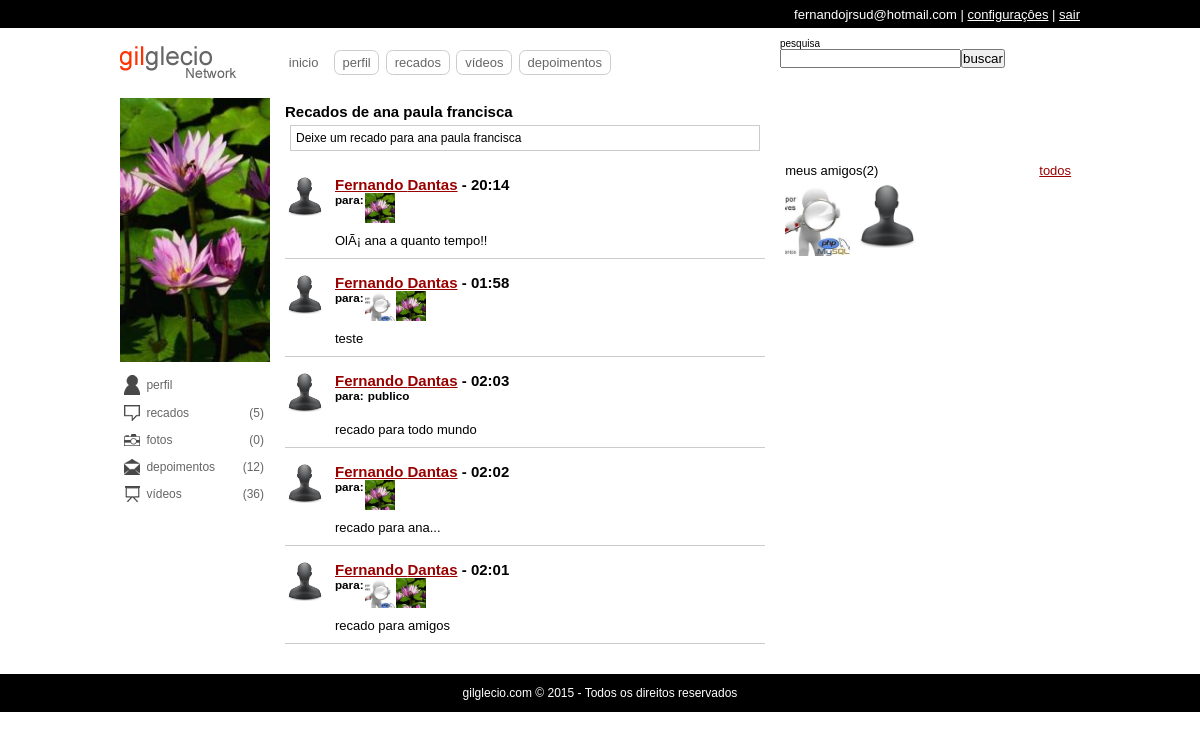
Page /recados.php?uid=3 (signed in) on the committed database.
### tables this page shows
CREATE TABLE IF NOT EXISTS `usuarios` (
`id` int(11) NOT NULL,
  `email` varchar(64) NOT NULL,
  `senha` varchar(128) NOT NULL,
  `nome` varchar(32) NOT NULL,
  `sobrenome` varchar(64) NOT NULL,
  `nascimento` date NOT NULL,
  `sexo` varchar(10) NOT NULL,
  `imagem` varchar(128) DEFAULT NULL,
  `status` int(1) NOT NULL DEFAULT '0',
  `cadastro` date NOT NULL,
  `nivel` int(1) NOT NULL DEFAULT '0'
);

CREATE TABLE IF NOT EXISTS `recados` (
`id` int(11) NOT NULL,
  `de` int(11) NOT NULL,
  `para` varchar(10) NOT NULL,
  `recado` text NOT NULL,
  `status` int(1) NOT NULL DEFAULT '1',
  `data` timestamp NOT NULL DEFAULT CURRENT_TIMESTAMP ON UPDATE CURRENT_TIMESTAMP
);

### classes/DB.class.php (called while the page is built, shortened)
<?php
	class DB{
		private static $conn;
		static function getConn(){
			if(is_null(self::$conn)){
				self::$conn = new PDO('mysql:host=localhost;dbname=aularedesocial','root','');
				self::$conn->setAttribute(PDO::ATTR_ERRMODE,PDO::ERRMODE_EXCEPTION);
			}
			return self::$conn;
		}
	}

### classes/Recados.class.php (called while the page is built, shortened)
<?php
	class Recados extends DB{
		static function getRecados($idExtrangeiro){
			$select = self::getConn()->prepare("
			SELECT u.id, u.nome, u.sobrenome, u.imagem, a.de, a.para, r.id, r.recado, r.de, r.para, r.data, r.status FROM usuarios u
			INNER JOIN amisade a ON (((u.id=a.de) AND (a.para=?)) OR ((u.id=a.para) AND (a.de=?)))
			INNER JOIN recados r ON ((r.de=u.id) AND (r.para='publico' OR r.para='amigos' OR r.para=?) AND r.status=1) AND a.status=1 ORDER BY r.data DESC");
			$select->execute(array($idExtrangeiro,$idExtrangeiro,$idExtrangeiro));
			$d['num'] = $select->rowCount();
			$d['dados'] = $select->fetchAll();
			return $d;
		}
	}

### classes/Amisade.class.php (called while the page is built, shortened)
<?php
class Amisade extends DB {
    static function list_amigos($idExtrangeiro) {
        $selAmigos = self::getConn()->prepare('SELECT u.id, u.nome, u.sobrenome, u.imagem FROM usuarios u INNER JOIN amisade a ON (((u.id=a.de) AND (a.para=?)) OR ((u.id=a.para) AND (a.de=?))) AND a.status=1');
        $selAmigos->execute(array($idExtrangeiro, $idExtrangeiro));
        $d['num'] = $selAmigos->rowCount();
        $d['dados'] = $selAmigos->fetchAll();
        return $d;
    }
    static function strIdAmigos($amigos) {
        $ids = array();
        foreach ($amigos as $value) {
            array_push($ids, $value['id']);
        }
        return implode(',', $ids);
    }
}

### classes/Allbuns.class.php (called while the page is built, shortened)
<?php
	class Albuns extends DB{
		static function listAlbuns($usuario){
			$list = self::getConn()->prepare('SELECT * FROM `albuns` WHERE `usuario`=?');
			$list->execute(array($usuario));
			$d['num'] = $list->rowCount();
			$d['dados'] = $list->fetchAll();
			return $d;
		}
		static function totalFotos($usuario){
			$albuns = self::listAlbuns($usuario);
			$totalfotos = 0;
			return $totalfotos;
		}
	}

### classes/Login.class.php (called while the page is built, shortened)
<?php
class Login extends DB {
    private $tabela = 'usuarios';
    private $prefix = 'socialbigui_';
    private $cookie = true;
    function logado($cookei = true) {
        if ($this->cookie) {
            if (!isset($_COOKIE[$this->prefix . 'token'])) {
                $this->erro = 'Você não está logado';
                return false;
            } else {
                $valor = join('#', array($_SESSION[$this->prefix . 'usuario'], $_SERVER['REMOTE_ADDR'], $_SERVER['HTTP_USER_AGENT']));
                $valor = sha1($valor);
            }
        }
        return true;
    }
    function getDados($uid, $colunas = '*') {
        if ($this->logado()) {
            $dados = self::getConn()->prepare('SELECT ' . $colunas . ' FROM `' . $this->tabela . '` WHERE `id`=?');
            $dados->execute(array($uid));
            return $dados->fetch(PDO::FETCH_ASSOC);
        }
    }
}

### recados.php (the view, shortened to what this page needs)
<?php include('includes/header.php'); ?>
        <div id="amarra-center-left">
            <div class="center">
                <div class="blocos" id="pagina">
                	<h2><?php echo ($idDaSessao<>$idExtrangeiro) ? 'Recados de '.$user_fullname : 'Meus recados'; ?></h2>
                    <?php include('includes/form_recados.php'); ?>
                    <div id="listrecados">
                    	<?php
						if($recados['num']>0){
							echo '<ul>';
							foreach($recados['dados'] as $asRecados){
								echo '<li><span><img src="uploads/usuarios/'.user_img($asRecados['imagem']).'" /></span>
								<h2><a href="perfil.php?uid='.$asRecados['de'].'">'.$asRecados['nome'].' '.$asRecados['sobrenome'].'</a> - '.date('H:i',strtotime($asRecados[10])).'</h2>
								<h3>';
								echo '<ul><li>para: </li>';
								if($asRecados['para']=='amigos'){
									$amigos_recados = Amisade::list_amigos($asRecados['de']);
									foreach($amigos_recados['dados'] as $asAmigosRec){
										echo '<li><span><a href="perfil.php?uid='.$asAmigosRec['id'].'" /><img title="'.$asAmigosRec['nome'].' '.$asAmigosRec['sobrenome'].'" src="uploads/usuarios/'.user_img($asAmigosRec['imagem']).'" /></a></span></li>';
									}
								}elseif($asRecados['para']=='publico'){
									echo '<li>&nbsp;publico</li>';
								}else{
									$dados = $objLogin->getDados($asRecados['para']);
									echo '<li><span><a href="perfil.php?uid='.$dados['id'].'" /><img title="'.$dados['nome'].' '.$dados['sobrenome'].'" src="uploads/usuarios/'.user_img($dados['imagem']).'" /></a></span></li>';
								}
								echo '</ul>';
								echo '</h3>
								<!--esta linha de css faz a quebra automatica das linhas
								vindas do formulario white-space:pre-wrap; -->
								<pre><p style="white-space:pre-wrap; width:90%;">'.htmlspecialchars($asRecados[7]).'</p></pre></li>';
							}
							echo '</ul>';
						}
						?>
                    </div>
                </div>
            </div>
            <div class="right">
                <?php include('includes/amigos.php'); ?>
            </div>
        </div>
<?php include('includes/footer.php'); ?>

### includes/amigos.php (shortened to what this page needs)
<div class="blocos" id="publicidade">
</div>
<div class="blocos" id="meus-amigos">
    <span>meus amigos(<?php echo $list_amigos['num'] ?>) <a href="#">todos</a></span>
    <ul>
    	<?php
		if($list_amigos['num']>0){
			foreach($list_amigos['dados'] as $resAmigos){
				echo '<li><span><a href="perfil.php?uid='.$resAmigos[0].'"><img src="uploads/usuarios/'.user_img($resAmigos[3]).'" alt="" title="'.$resAmigos[1].' '.$resAmigos[2].'" /></a></span></li>';
			}
		}else{
			echo 'Você não tem amigos';
		}
		?>
    </ul>
</div>

### estilos/template.css (style rules this page uses)
* { margin:0; padding:0; }
body { background:url(../uploads/tema/default.jpg) center fixed; font:62.5% "Trebuchet MS", Arial, Helvetica, sans-serif; text-align:center; }
img { display:block; }
a { color:#900; }
div.center { width:489.999px; margin:0 1em; }
div.right { width:299.999px; }
div.left, div.center, div.right { min-height:50px; float:left; }
div.blocos { width:100%; min-height:50px; margin-bottom:1em; clear:both; background:#fff; }
div#content .blocos { width:auto; }
div#pagina { padding:0.5em; width:auto; }
div#meus-amigos { padding:0.2em; overflow:hidden; font-size:1.3em; }
div#meus-amigos span { width:97%; display:block; padding:0.2em; }
div#meus-amigos span a { float:right; }
div#meus-amigos ul { width:298px; height:281px; overflow-y:scroll; list-style:none; }
div#meus-amigos ul li { display:inline; float:left; }
div#meus-amigos ul li span { width:65px; height:70px; overflow:hidden; }
div#meus-amigos ul li img { width:100%; }
div#listrecados { margin-top:20px; }
div#listrecados ul li { overflow:hidden; margin-bottom:4px; border-bottom:1px solid #CCC; margin-bottom:15px; padding-bottom:10px; }
div#listrecados ul li span { width:40px; height:40px; overflow:hidden; float:left; margin-right:10px; }
div#listrecados ul li span img { width:100%; }
div#listrecados ul li h3 { display:block; float:left; }
div#listrecados ul li p { float:left; width:100%; margin-left:50px; font:13px Arial, Helvetica, sans-serif; list-style:18px; margin-top:10px; }
div#listrecados ul li ul li { list-style:none; float:left; margin:0; padding:0; margin-right:1px; border:none; }
div#listrecados ul li ul li span { width:30px; height:30px; margin:0; }

### rows in the picture
usuarios: shows a picture, nome "Fernando", sobrenome "Dantas", recados.data "20:14", usuarios.imagem (picture), recados.recado "OlÃ¡ ana a quanto tempo!!", recados.data "01:58", recados.recado "teste", recados.data "02:03", shows "publico", recados.recado "recado para todo mundo", recados.data "02:02", recados.recado "recado para ana...", recados.data "02:01", recados.recado "recado para amigos"
usuarios: imagem (picture)
usuarios: imagem (picture)

### other values in the picture
$_SESSION['socialbigui_usuario'] "fernandojrsud@hotmail.com"
$recados['num'] "5"
Albuns::totalFotos($idExtrangeiro) "0"
$user_fullname "ana paula francisca"
$txt_for_recado "Deixe um recado para ana paula francisca"
$list_amigos['num'] "2"
